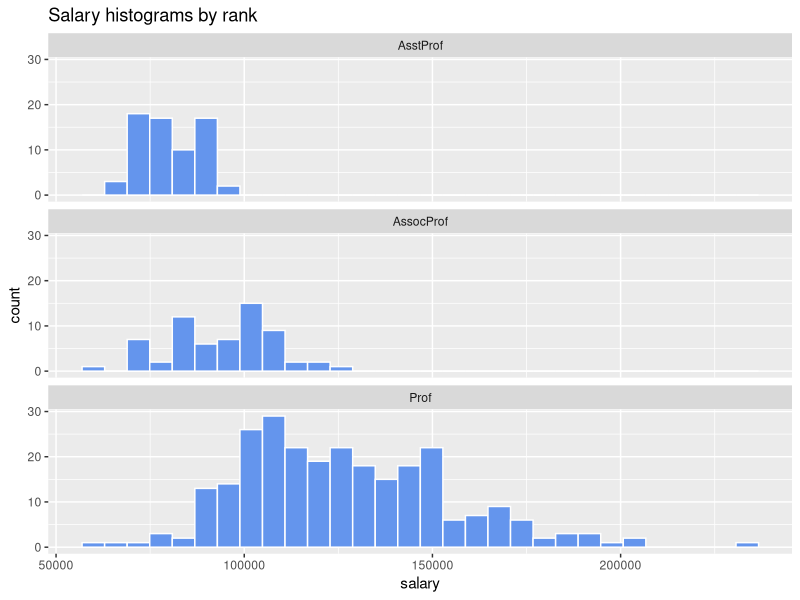
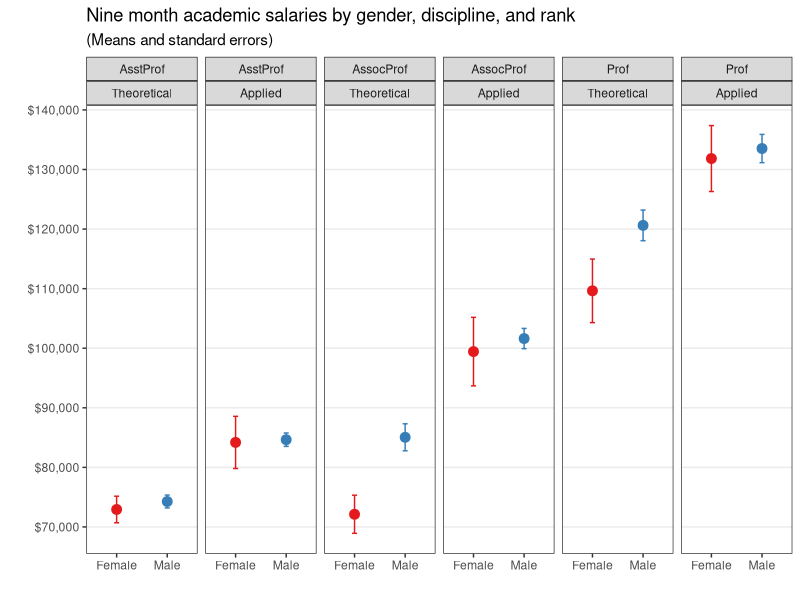
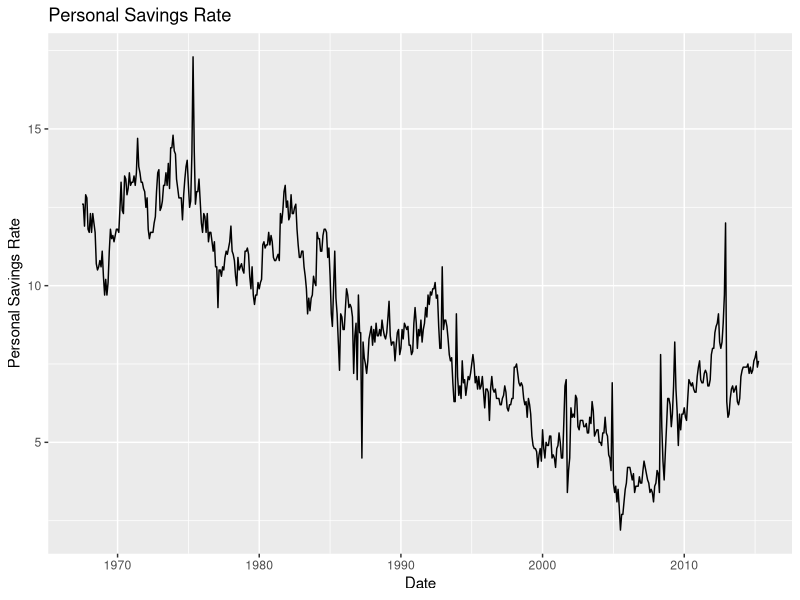
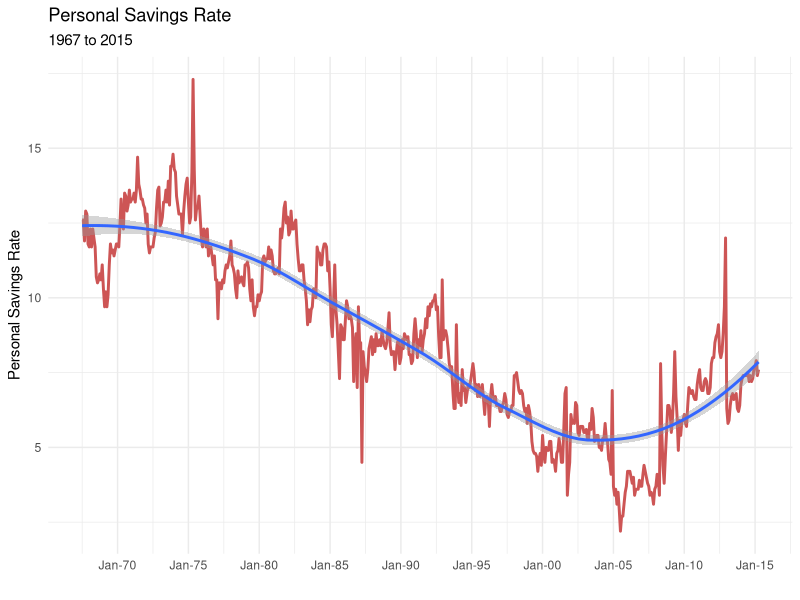

The R script that drew these images, in order:
## ---- chunk 1
knitr::opts_chunk$set(echo = TRUE)
## ---- chunk 2

# eval = FALSE (Show code, but don't run, no output)
# echo = FALSE (Don't show code, but run, show output)
# results = "hide" (Show code, and run, but don't show output)
# message = FALSE or warning = FALSE prevents messages or warnings from appearing in the finished file.
# fig.keep = "none" (suppresses figure output)

library(tidyverse)
data(Salaries, package="carData")
Salaries_df <- Salaries
head(Salaries_df)
## ---- chunk 3
# plot salary histograms by rank
g <- ggplot(Salaries_df, aes(x = salary)) +
  geom_histogram(fill = "cornflowerblue",
                 color = "white") +
  facet_wrap(~rank, ncol = 1) +
  labs(title = "Salary histograms by rank")
g
## ---- chunk 4
plotdata <- Salaries %>%
  group_by(sex, rank, discipline) %>%
  summarize(n = n(),
            mean = mean(salary),
            sd = sd(salary),
            se = sd / sqrt(n))

# create better labels for discipline
plotdata$discipline <- factor(plotdata$discipline,
                              labels = c("Theoretical",
                                         "Applied"))
# create plot
ggplot(plotdata, 
       aes(x = sex, 
           y = mean,
           color = sex)) +
  geom_point(size = 3) +
  geom_errorbar(aes(ymin = mean - se, 
                    ymax = mean + se),
                width = .1) +
  scale_y_continuous(breaks = seq(70000, 140000, 10000),
                     label = scales::dollar) +
  facet_grid(. ~ rank + discipline) +
  theme_bw() +
  theme(legend.position = "none",
        panel.grid.major.x = element_blank(),
        panel.grid.minor.y = element_blank()) +
  labs(x="", 
       y="", 
       title="Nine month academic salaries by gender, discipline, and rank",
       subtitle = "(Means and standard errors)") +
  scale_color_brewer(palette="Set1")
## ---- chunk 5

## ---- chunk 6
knitr::kable(
  Salaries_df[1:5, ], 
  caption = "A knitr kable."
)
## ---- chunk 7
avg_salaries <- scales::dollar_format(scale = 1e5,prefix = "$" ) 
z <- avg_salaries(round(mean(Salaries_df$salary)))
z
## ---- chunk 8
ggplot(economics, aes(x = date, y = psavert)) +
  geom_line() +
  labs(title = "Personal Savings Rate",
       x = "Date",
       y = "Personal Savings Rate")
## ---- chunk 9
library(scales)
ggplot(economics, aes(x = date, y = psavert)) +
  geom_line(color = "indianred3", 
            size=1 ) +
  geom_smooth() +
  scale_x_date(date_breaks = '5 years', 
               labels = date_format("%b-%y")) +
  labs(title = "Personal Savings Rate",
       subtitle = "1967 to 2015",
       x = "",
       y = "Personal Savings Rate") +
  theme_minimal()
